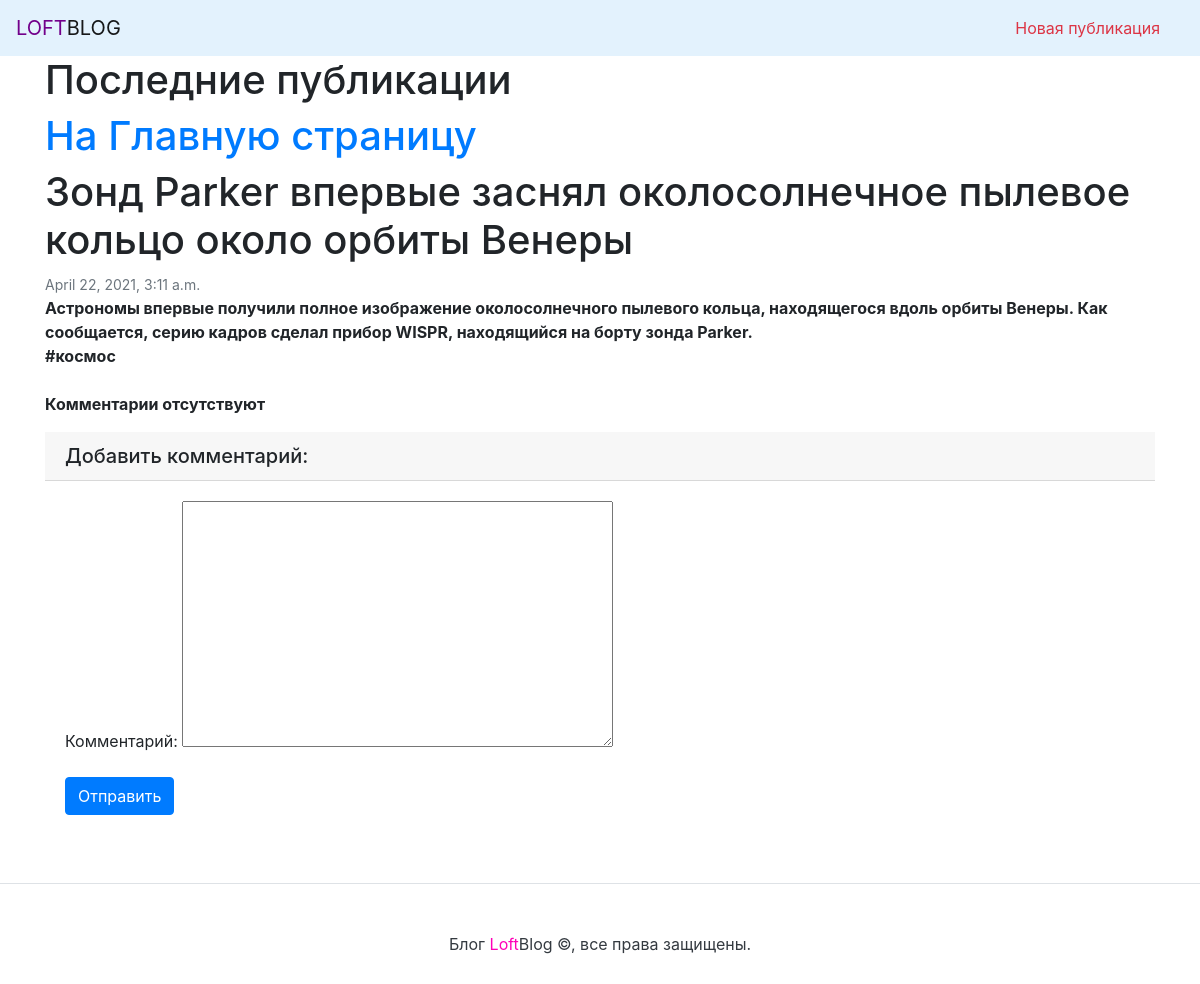
Page /post/27 on the committed database.
### posts/models.py (models this page shows, shortened)
class Post(models.Model):
    title = models.CharField(max_length=255, verbose_name='Заголовок')
    pub_date = models.DateTimeField(auto_now_add=True,
                                    verbose_name='Дата создания')
    text = models.TextField(verbose_name='Текст')
    tags = models.ForeignKey(Tag, on_delete=models.SET_NULL, null=True,
                             related_name='posts', verbose_name='Тэг')
    class Meta:
        ordering = ['-pub_date']

class Tag(models.Model):
    title = models.CharField(max_length=64, verbose_name='Название тэга')

### posts/views.py (the view)
# urls.py: path('post/<int:post_id>', views.post_page, name='post'),
def post_page(request, post_id):
    post = Post.objects.get(id=post_id)
    comments = post.comments
    new_comment = None
    form = CommentForm(request.POST or None)
    if form.is_valid():
        new_comment = form.save(commit=False)
        new_comment.post = post
        new_comment.save()
        return redirect('posts:post', post_id)
    comment_form = CommentForm()
    context = {'post': post,
               'comments': comments,
               'new_comment': new_comment,
               'comment_form': comment_form
               }
    return render(request, 'post.html', context)

### posts/forms.py
class CommentForm(ModelForm):
    class Meta:
        model = Comment
        fields = ('text', )
        labels = {'text': 'Комментарий'}

### templates/post.html (shortened to what this page needs)
{% extends 'base.html' %}
{% block content %}
{% load filters %}
<h1><a href="{% url 'posts:index' %}">На Главную страницу</a></h1>
<div class="post">
    <header>
        <h1>{{post.title}}</h1>
    </header>
        <small class="text-muted">{{ post.pub_date }}</small>
    <article>
        <strong class="d-block text-gray-dark">{{ post.text|linebreaksbr }}</strong>
    </article>
    <footer>
            {% if post.tags %}
            <strong class="d-block text-gray-dark">#{{ post.tags.title }}</strong>
            {% endif %}
    </footer>
</div><br>
<div class="comments">
    {% for comment in comments.all %}
    <div class="comment">
        <p>
            <small class="text-muted">{{ comment.created }}</small>
        </p>
        <p>
            {{ comment.text|linebreaksbr }}
        </p><br>
    </div>
    {% empty %}
    <p><b>Комментарии отсутствуют</b></p>
    {% endfor %}
</div>
<div class="form">
    <form action="./{{ post.id }}" method="post">
        <h5 class="card-header">Добавить комментарий:</h5>
            <div class="card-body">
                <form>
                    <div class="form-group">
                        {{ comment_form.as_p }}
                    </div>
                    <button type="submit" class="btn btn-primary">Отправить</button>
                </form>
            </div>
    </form>
</div>
{% endblock %}

### rows in the picture
Post: title "Зонд Parker впервые заснял околосолнечное пылевое кольцо около орбиты Венеры", pub_date "April 22, 2021, 3:11 a.m.", text "Астрономы впервые получили полное изображение околосолнечного пылевого кольца, находящегося вдоль орбиты Венеры. Как сообщается, серию кадров сделал прибор WISPR, находящийся на борту зонда Parker.", tags "космос"
